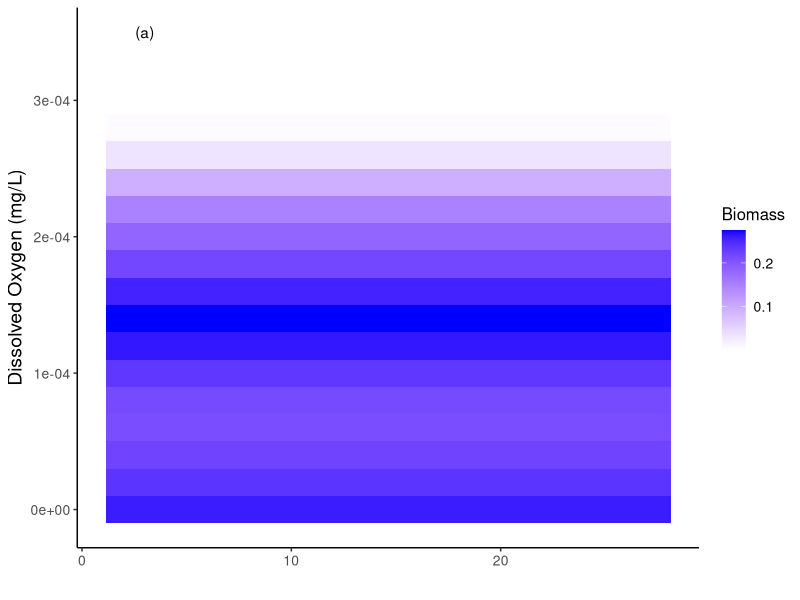

Generate this figure with R: (Note: this script raises an error after producing the figure.)
# Visualizing Interactions - Part III
# Reading the output from Part I and then plotting them together
# Author - Jeewantha Bandara (mailto:jeewantha.bandara@rutgers.edu) 
# Research Group - Pinsky Lab, Rutgers University (https://pinsky.marine.rutgers.edu)
# Following Advanced R style guide - http://adv-r.had.co.nz/Style.html


library(tidyverse)


abundance_predictions_df <- read_csv("visualizing_interactions/abundance_predictions.csv")
abundance_se_predictions_df <- read_csv("visualizing_interactions/abundance_se_predictions.csv")
presence_predictions_df <- read_csv("visualizing_interactions/presence_predictions.csv")
presence_se_predictions_df <- read_csv("visualizing_interactions/presence_se_predictions.csv")


abundance_plot <- ggplot(abundance_predictions_df, 
                         aes(SBT.seasonal, O2.seasonal, fill= Abundance)) + 
  theme_classic() + 
  theme(axis.title = element_text(size = 14),
        axis.text=element_text(size=10),
        legend.title = element_text(size=12),
        legend.text = element_text(size=10)) +
  labs(fill="Biomass") + 
  xlab("") + ylab("Dissolved Oxygen (mg/L)") +
  geom_tile()+
  scale_fill_gradient(low="white", high="blue") +
  annotate("text", x = 3, y = 3.5e-04, label = "(a)")
abundance_plot

abundance_se_plot <- ggplot(abundance_se_predictions_df, 
                            aes(SBT.seasonal, O2.seasonal, fill= SE)) + 
  theme_classic() + 
  theme(axis.title = element_text(size = 14),
        axis.text=element_text(size=10),
        legend.title = element_text(size=12),
        legend.text = element_text(size=10)) +
  labs(fill="SE") + 
  xlab("") + ylab("") +
  geom_tile()+
  scale_fill_gradient(low="white", high="red") +
  annotate("text", x = 3, y = 3.5e-04, label = "(b)")


presence_plot <- ggplot(presence_predictions_df, 
                        aes(SBT.seasonal, O2.seasonal, fill= Presence)) + 
  theme_classic() + 
  theme(axis.title = element_text(size = 14),
        axis.text=element_text(size=10),
        legend.title = element_text(size=12),
        legend.text = element_text(size=10)) +
  labs(fill="Presence") + 
  xlab("Temperature (C)") + ylab("Dissolved Oxygen (mg/L)") +
  geom_tile() +
  scale_fill_gradient(low="white", high="blue") +
  annotate("text", x = 3, y = 3.5e-04, label = "(c)")

presence_se_plot <- ggplot(presence_se_predictions_df, 
                           aes(SBT.seasonal, O2.seasonal, fill= Presence.SE)) + 
  theme_classic() + 
  theme(axis.title = element_text(size = 14),
        axis.text=element_text(size=10),
        legend.title = element_text(size=12),
        legend.text = element_text(size=10)) +
  labs(fill="SE") + 
  xlab("Temperature (C)") + ylab("") +
  geom_tile() +
  scale_fill_gradient(low="white", high="red") +
  annotate("text", x = 3, y = 3.5e-04, label = "(d)")

png("roms_figures_output_ver_1/collective_plot_predictive_ver_2.png", width=6, height=6, units="in", res=300)
grid.arrange(abundance_plot, abundance_se_plot, presence_plot, presence_se_plot, nrow=2)
dev.off()